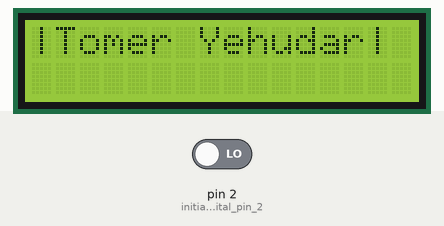
This sketch was run on a simulated Arduino Nano, built with avr-gcc and run on an emulated ATmega328P. On the bench: 16×2 character LCD. The inputs (shaded band) are chosen by the test bench; at power-on: pin 2 (initializes_digital_pin_2) LOW. What the sketch prints to the serial monitor is not drawn.

Above: at 1.4 s.
At 5.3 s:
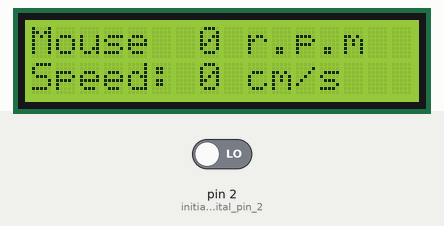
5.4 s: pin 2 (initializes_digital_pin_2) driven HIGH
At 6.6 s:
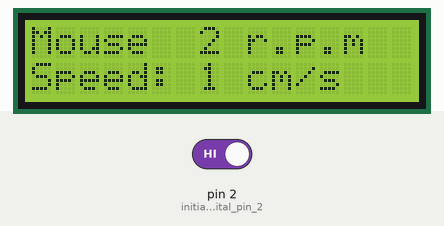
Timing chart, 0 to 8.4 s (numbered marks = the images above; inputs shaded):
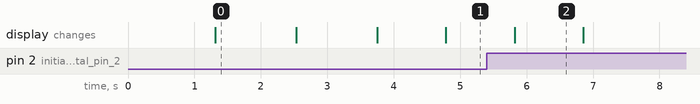

The sketch:

Arduino_Nano_Carrusal_Speed.ino
```cpp
//=================================================================

         //Mouse Training System Experiment - R.P.M SPEED:
      //The system measures the speed of a mouse on a carrousel
         //and sent it to a microscope via Analog Channel with
       //ARDUINO NANO and MCP4725 using Interapts and Reed Switch.
        //The result also presented on LCD display - LCD1602.

           //Version 1.0 June,2016
          //Copyright 2016 Tomer Yehudar.
             //For More Projects:
            //tomeryehu@gmail.com
           //tomeryehudar.wix.com/arduino

//=================================================================


//Liberis Of The Program:
//-----------------------

#include <Wire.h>
#include <Adafruit_MCP4725.h>
#include <LiquidCrystal_I2C.h>

//Varibles Of The Program:
//-----------------------

LiquidCrystal_I2C lcd(0x27, 16, 2);
Adafruit_MCP4725 Analog_Channel;

int Carrousel_Speed = 0;//Speed r.p.m;
int Velocity = 0; //Speed cm/s.
int Num_Of_Magnets = 4;
float Calibration = 5.2 ; //5.2; //After Calibration need to divaded in 5.2

volatile int Reed_Pulses = 0;

float Voltage_Speed = 0;
float Sensitivity = 200.0; //The max speed of the mouse.

//For Sending Speed To Arduino:
int PWM_Send_Speed = 0;

void setup(void) {

  //For Sending Speed To Arduino:
    //pinMode(3,OUTPUT);

  // Initialize the lcd:
  lcd.init();
  lcd.backlight();
  lcd.setCursor(0, 0);

   LoadingLCDScreen();


  lcd.setCursor(0, 0);
  lcd.print("Mouse ");
    lcd.setCursor(0, 1);
  lcd.print("Speed: ");

  Analog_Channel_Setup();

  INTERRUPT_SETUP ();

   //Serial Communication:
  Serial.begin(9600);

}

void loop(void) {

  CarrouselSpeed();
  Serial.println(Carrousel_Speed);
  //Change The Speed From RPM To Volt:
  Voltage_Speed = (float)Carrousel_Speed * 5.0 / Sensitivity;
  if (Voltage_Speed > 5.0)
    Voltage_Speed = 5.0; //Limit Of Analog Channel.
    //Serial.println(Voltage_Speed);

  //For Sending Speed To Microscope:
    Analog_Channel.setVoltage(Voltage_Speed, false);

  //Print the Speed (r.p.m):
    lcd.setCursor(6, 0);
  lcd.print("          ");
  lcd.setCursor(7, 0);
  lcd.print(Carrousel_Speed);
    //lcd.setCursor(4, 0);
  lcd.print(" r.p.m");
    //Print the Speed (m/s): //Carrousel perimeter is 37.7 cm so Velocity is perimeter*rpm/60;
    Velocity = Carrousel_Speed*37.7/60.0;
    lcd.setCursor(6, 1);
  lcd.print("          ");
  lcd.setCursor(7, 1);
  lcd.print(Velocity);
    //lcd.setCursor(4, 0);
  lcd.print(" cm/s");
  if(Carrousel_Speed>400 || Carrousel_Speed<0){
    lcd.setCursor(6, 0);
    lcd.print(" *Error*  ");
        lcd.setCursor(6, 1);
    lcd.print(" *Error*  ");
  }

  //analogWrite(3,PWM_Send_Speed);
  //Serial.println(PWM_Send_Speed);

// if(Serial.available()>0){
//  int c = Serial.parseInt();
//  Serial.println(c);
//  Analog_Channel.setVoltage(c, false);
// }

}


void Analog_Channel_Setup() {
  // Set A2 and A3 as Outputs to make them our GND and Vcc,
  //which will power the MCP4725
//  pinMode(A2, OUTPUT);
//  pinMode(A3, OUTPUT);
//  digitalWrite(A2, LOW);//Set A2 as GND
//  digitalWrite(A3, HIGH);//Set A3 as Vcc
    // For Adafruit MCP4725A1 the address is 0x62 (default) or 0x63 (ADDR pin tied to VCC)
  // For MCP4725A0 the address is 0x60 or 0x61
  // For MCP4725A2 the address is 0x64 or 0x65
  Analog_Channel.begin(0x62);
}

void INTERRUPT_SETUP() {

  pinMode(2, INPUT); //initializes digital pin 2 as an input (AND USE PULL DOWN RESISTOR ON THE CIRCUT PCB).
  attachInterrupt(digitalPinToInterrupt(2), Reed_Pulses_INTERRUPTS, RISING); //and the interrupt is attached
}

void Reed_Pulses_INTERRUPTS()     //This is the function that the interupt calls
{
  Reed_Pulses++;  //This function measures the rising and falling edge of the hall effect sensors signal
}


//For 0.5 Second:
void CarrouselSpeed() {//Calculate Flow.

  Reed_Pulses = 0;      //Set "Reed_Pulses" to 0 ready for calculations.
  sei();               //Enables interrupts.
  delay(1000);        //Wait 1 second. or 0.5 sec
  detachInterrupt(2); //Disable interrupts On Spesific pin.
  Carrousel_Speed = Reed_Pulses * 60 / Num_Of_Magnets; //Num Of Pulses x frequency of one minute = RPM.
  Carrousel_Speed=Carrousel_Speed/Calibration; //After Calibration need to divaded in 5.2;
}

void LoadingLCDScreen(){

   lcd.print("|  Arduino    |");
    lcd.setCursor(0, 1);
  lcd.print("|  Developer  |");
  delay(1200);
    lcd.clear();
    lcd.setCursor(0, 0);
  lcd.print("|Tomer Yehudar|");
  delay(1200);
  lcd.clear();
    lcd.setCursor(0, 0);
  lcd.print(" tomeryehu@");
      lcd.setCursor(6, 1);
  lcd.print("gmail.com");
  delay(1200);
  lcd.clear();
}

//For 1 Second:
/*
void CarrouselSpeed() {//Calculate Flow.

 Reed_Pulses = 0;      //Set NbTops to 0 ready for calculations
 sei();            //Enables interrupts
 delay (1000);      //Wait 1 second
 cli();
 Carrousel_Speed= Reed_Pulses * 60/Num_Of_Magnets; //(Pulse frequency x 60) / 7.5Q, = flow rate in L/hour
} */
```

Measured:
- after the input at 5.4 s, the display: changes after 0.42 s (image 2)
- what the display in image 0 shows lasts 1.2 s, from 1.3 s to 2.5 s
- what the display in image 2 shows lasts 1.1 s, from 5.8 s to 6.9 s
